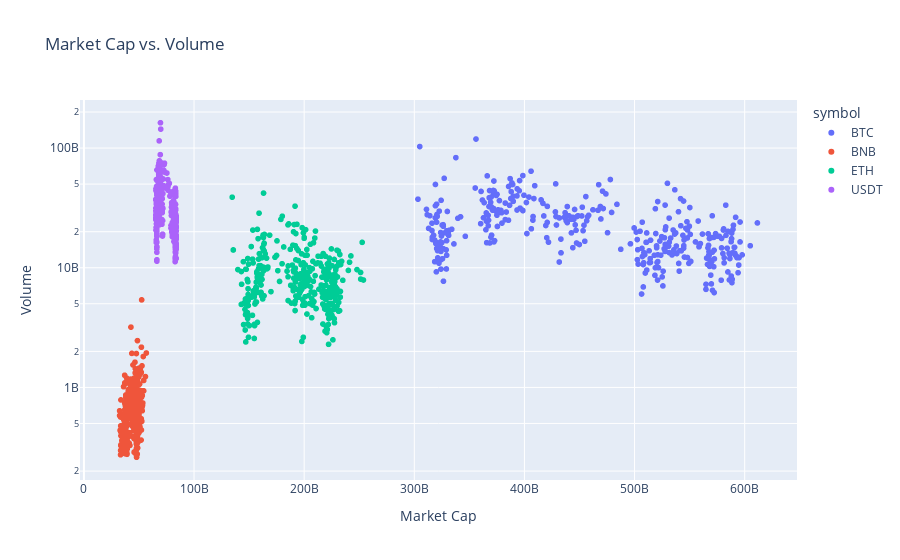

Here is the notebook cell this chart was saved with:
### Markdown cell above
### Market Cap vs. Volume Scatter Plot

### Code cell
# Create a scatter plot
fig = px.scatter(df, x='market_cap', y='volume', color='symbol',
                 labels={'market_cap': 'Market Cap', 'volume': 'Volume'},
                 title='Market Cap vs. Volume',
                 log_y=True
                )
fig.show()

### Figure 1 — Plotly figure (JSON) as saved in the notebook; plotly's stock layout.template omitted (floating-point values rounded to 4 significant figures; data arrays with more than 128 entries replaced by an {"elided": "..."} marker saying what was removed)
{"data": [{"hovertemplate": "symbol=BTC<br>Market Cap=%{x}<br>Volume=%{y}<extra></extra>", "legendgroup": "BTC", "marker": {"color": "#636efa", "symbol": "circle"}, "mode": "markers", "name": "BTC", "showlegend": true, "type": "scattergl", "x": {"elided": "364 float values"}, "xaxis": "x", "y": {"elided": "364 float values"}, "yaxis": "y"}, {"hovertemplate": "symbol=BNB<br>Market Cap=%{x}<br>Volume=%{y}<extra></extra>", "legendgroup": "BNB", "marker": {"color": "#EF553B", "symbol": "circle"}, "mode": "markers", "name": "BNB", "showlegend": true, "type": "scattergl", "x": {"elided": "364 float values"}, "xaxis": "x", "y": {"elided": "364 float values"}, "yaxis": "y"}, {"hovertemplate": "symbol=ETH<br>Market Cap=%{x}<br>Volume=%{y}<extra></extra>", "legendgroup": "ETH", "marker": {"color": "#00cc96", "symbol": "circle"}, "mode": "markers", "name": "ETH", "showlegend": true, "type": "scattergl", "x": {"elided": "364 float values"}, "xaxis": "x", "y": {"elided": "364 float values"}, "yaxis": "y"}, {"hovertemplate": "symbol=USDT<br>Market Cap=%{x}<br>Volume=%{y}<extra></extra>", "legendgroup": "USDT", "marker": {"color": "#ab63fa", "symbol": "circle"}, "mode": "markers", "name": "USDT", "showlegend": true, "type": "scattergl", "x": {"elided": "364 float values"}, "xaxis": "x", "y": {"elided": "364 float values"}, "yaxis": "y"}], "layout": {"legend": {"title": {"text": "symbol"}, "tracegroupgap": 0}, "title": {"text": "Market Cap vs. Volume"}, "xaxis": {"anchor": "y", "domain": [0, 1], "title": {"text": "Market Cap"}}, "yaxis": {"anchor": "x", "domain": [0, 1], "title": {"text": "Volume"}, "type": "log"}}}
